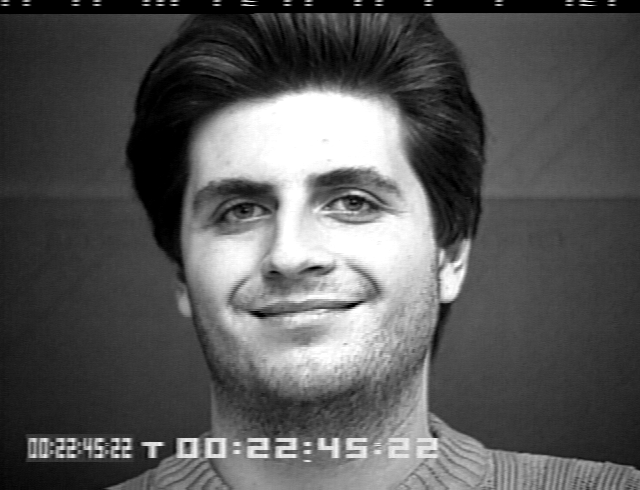
#> input picture test.png, 640 x 490 px
$ jupyter execute Untitled.ipynb   (shell and % lines are left out)
#> lines starting #> are read from the running program, lines starting #| are printed output that depends on the picture; after the words box and inside, x2 and y2 are one past the last pixel; in counts of white or black regions, pixels touching at a corner belong together
[cell 1]
import numpy as np
import cv2
import matplotlib.pyplot as plt

img = cv2.imread('test.png',0)
#> img is the input picture: shape (490, 640); min 0, max 255, mean 87.9
test_image = img.copy()
plt.imshow(test_image)


haar_cascade_face = cv2.CascadeClassifier('data/haarcascades/haarcascade_frontalface_default.xml')
faces_rects = haar_cascade_face.detectMultiScale(test_image, scaleFactor = 1.2, minNeighbors = 5);
#> faces_rects = [[140, 81, 317, 317]]
for (x,y,w,h) in faces_rects:
     cv2.rectangle(test_image, (x, y), (x+w, y+h), (255, 0, 0), 2)
#> this loop made 1 pass
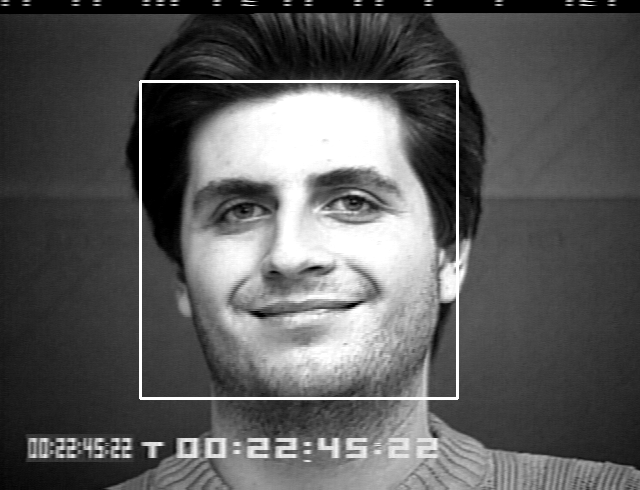
#> test_image: shape (490, 640); 1.21% of pixels changed, all inside (x1, y1, x2, y2) = (139, 80, 459, 400)
# plt.imshow(test_image)
# plt.show()

face_cropped = test_image[y:y+h, x:x+w]
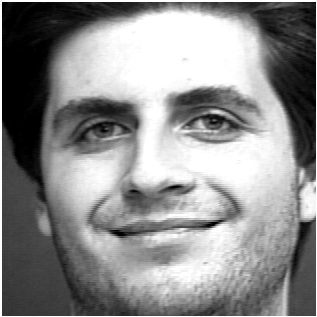
#> face_cropped: shape (317, 317); min 0, max 255, mean 141.1
plt.imshow(face_cropped)
plt.show()
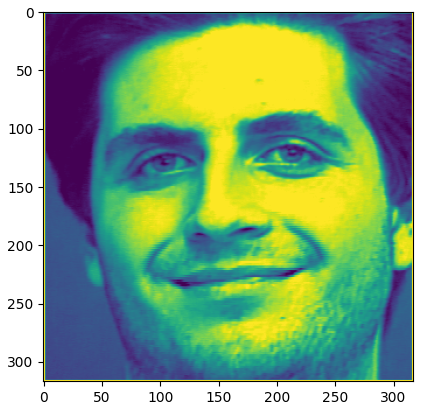
#> figure drawn by matplotlib, 1 panel

sift = cv2.xfeatures2d.SIFT_create()
kp, des = sift.detectAndCompute(face_cropped, None)
#> kp = 299 keypoints; strongest (x, y, size): (3, 3, 2.1), (211, 224, 5.7), (204, 111, 38.2), (110, 119, 34)
